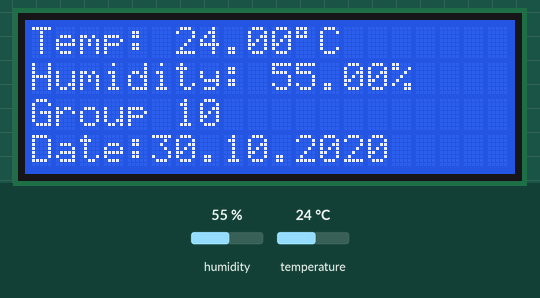
This sketch was run on a simulated Arduino Uno, built with avr-gcc and run on an emulated ATmega328P. Shown: 20×4 character LCD. The test bench sets the inputs (shaded band); at power-on: humidity 55 %, temperature 24 °C.

Above: at 1.2 s.
1.3 s: humidity set to 22 %
At 3.2 s:
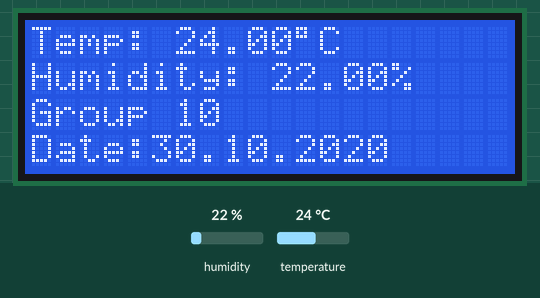
4.1 s: temperature set to 12 °C
At 4.6 s:
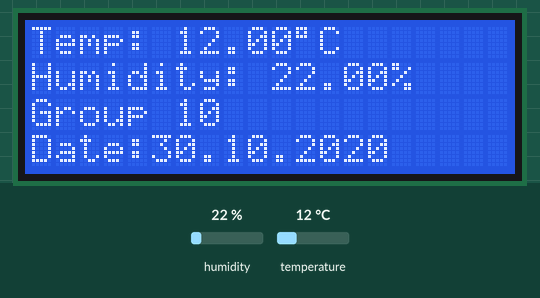
6.9 s: humidity set to 40 %
At 8.9 s:
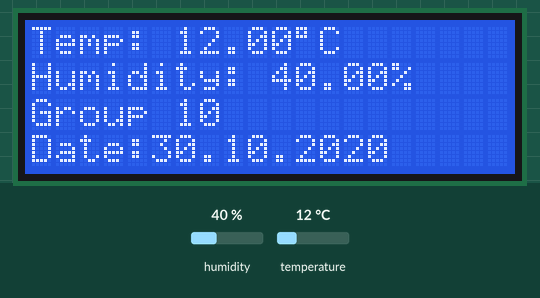
9.9 s: temperature set to 19 °C
Timing chart, 0 to 12.9 s (numbered marks = the images above; inputs shaded):
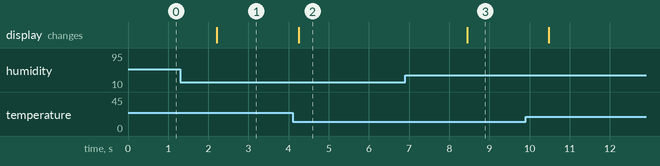

The sketch:

T1_Lab-2_Weather_Station_Students.ino
```cpp
// EE3600 / 3700 Design-III


#include <LiquidCrystal_I2C.h>
#include <dht.h>


LiquidCrystal_I2C lcd(0x27,20,4);     // Creates an lcd object with (i2c address 0x27, 20 columns, 4 rows)
#define DHT11_PIN 7                   // Digital pin connected to the DHT sensor
dht DHT;                              // Set up DHT object from dht library


void setup()
{
  lcd.init();
  lcd.backlight();
}

void loop(){
  DHT.read11(DHT11_PIN);             // Reads the DHT11 humidity temperature combo sensor connected to pin DHT11_PIN
  lcd.setCursor(0,0);                // Set the location at which text will be displayed. lcd.setCursor(col, row)
  lcd.print("Temp: ");
  lcd.print(DHT.temperature);
  lcd.print((char)223);
  lcd.print("C");
  lcd.setCursor(0,1);
  lcd.print("Humidity: ");
  lcd.print(DHT.humidity);
  lcd.print("%");
  lcd.setCursor(0,2);
  lcd.print("Group 10 ");
  lcd.setCursor(0,3);
  lcd.print("Date:30.10.2020");

  delay(2000);
}
// EE3600 / 3700 Design-III
```

Measured:
- after the input at 1.3 s, the display: changes after 0.92 s (image 1)
- after the input at 4.1 s, the display: changes after 0.15 s (image 2)
- after the input at 6.9 s, the display: changes after 1.5 s (image 3)
